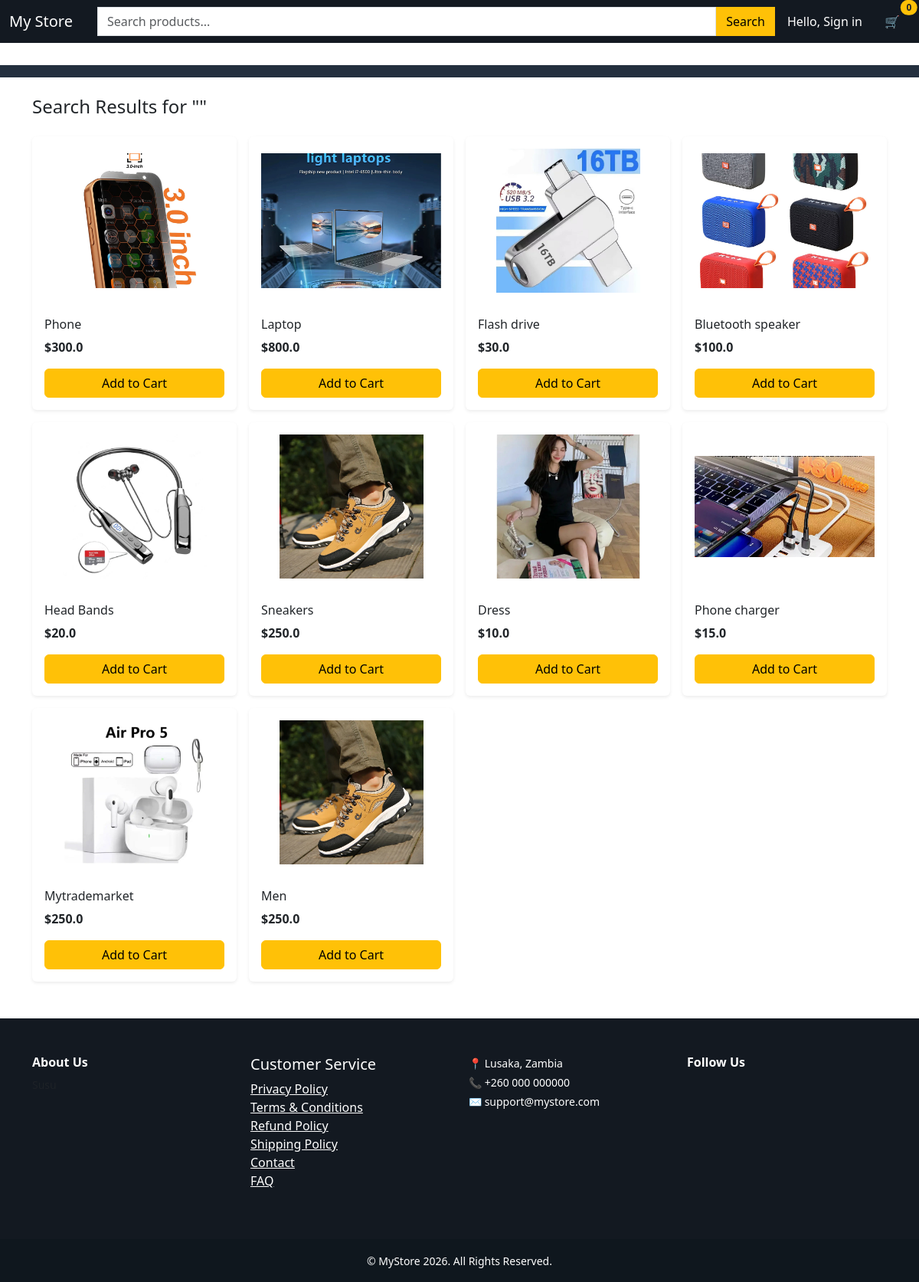
Screenshot of /search with the database file from the repository.
### tables this page shows
CREATE TABLE products (
    id INTEGER PRIMARY KEY AUTOINCREMENT,
    name TEXT,
    price REAL,
    description TEXT,
    image TEXT
, category_id INTEGER, stock INTEGER DEFAULT 0, supplier TEXT, supplier_id TEXT, supplier_price REAL, is_hot INTEGER DEFAULT 0, is_featured INTEGER DEFAULT 0, is_new INTEGER DEFAULT 0);

CREATE TABLE settings (
id INTEGER PRIMARY KEY,
store_name TEXT,
store_email TEXT,
store_phone TEXT,
store_address TEXT,
footer_about TEXT,
facebook TEXT,
instagram TEXT,
twitter TEXT,
youtube TEXT,
tiktok TEXT,
whatsapp TEXT,
google_analytics TEXT,
privacy_policy_page TEXT,
terms_page TEXT,
refund_page TEXT,
shipping_page TEXT,
contact_page TEXT,
faq_page TEXT,
logo TEXT
);

### routes/products.py (the view)
@products_bp.route("/search")
def search():
    query = request.args.get("q","")
    conn = get_db()
    products = conn.execute("SELECT * FROM products WHERE name LIKE ?", ("%"+query+"%",)).fetchall()
    return render_template("search_results.html", products=products, query=query)

### app.py (called while the page is built)
@app.context_processor
def inject_settings():
    conn = get_db()
    settings = conn.execute(
        "SELECT * FROM settings WHERE id=1"
    ).fetchone()
    return dict(settings=settings)

### models/database.py (called while the page is built)
def get_db():
    if "db" not in g:
        g.db = sqlite3.connect(DATABASE)
        g.db.row_factory = sqlite3.Row
    return g.db

### templates/search_results.html (shortened to what this page needs)
{% extends "base.html" %}
{% block content %}
<h4 class="mb-4">Search Results for "{{ query }}"</h4>
<div class="row g-3">
{% for product in products %}
<div class="col-6 col-md-4 col-lg-3">
<div class="card border-0 shadow-sm h-100">
<img src="{{ url_for('static', filename='uploads/' ~ product.image) }}"
class="card-img-top p-3"
style="height:220px; object-fit:contain;">
<div class="card-body">
<h6>{{ product.name }}</h6>
<p class="fw-bold">${{ product.price }}</p>
<button class="btn btn-warning w-100 add-to-cart"
data-id="{{ product.id }}">
Add to Cart
</button>
</div>
</div>
</div>
{% endfor %}
</div>
{% endblock %}

### templates/base.html (shortened to what this page needs)
<!DOCTYPE html>
<html lang="en">
<head>
    <link href="https://cdn.jsdelivr.net/npm/bootstrap@5.3.2/dist/css/bootstrap.min.css" rel="stylesheet">
<link rel="stylesheet" href="https://cdn.jsdelivr.net/npm/bootstrap-icons@1.11.1/font/bootstrap-icons.css">
</head>
<body>
<nav class="navbar navbar-expand-lg navbar-dark fixed-top" style="background:#131921; z-index:1050;">
  <div class="container-fluid">
   <a class="navbar-brand" href="/">
    {% if settings and settings.logo %}
        <img src="{{ url_for('static', filename='uploads/' ~ settings.logo) }}" height="40">
    {% else %}
        My Store
    {% endif %}
</a>
    <form class="d-flex flex-grow-1 mx-3 position-relative" action="/search" method="GET">
<input
class="form-control rounded-0"
type="search"
name="q"
id="search-input"
placeholder="Search products..."
autocomplete="off">
<button class="btn btn-warning rounded-0" type="submit">
Search
</button>
</form>
    <div class="d-flex align-items-center">
      {% if session.get("customer_id") %}
      <div class="dropdown me-3">
        <a class="text-white dropdown-toggle text-decoration-none" href="#" role="button" data-bs-toggle="dropdown">
          Hello, {{ session.get("customer_name") }}
        </a>
        <ul class="dropdown-menu">
          <li><a class="dropdown-item" href="/my_orders">My Orders</a></li>
          <li><a class="dropdown-item" href="/logout">Logout</a></li>
        </ul>
      </div>
      {% else %}
        <a href="/login" class="text-white me-3 text-decoration-none">Hello, Sign in</a>
      {% endif %}
      <button class="btn text-white position-relative" data-bs-toggle="modal" data-bs-target="#cartModal">
        🛒
        <span id="cart-count" class="position-absolute top-0 start-100 translate-middle badge rounded-pill bg-warning text-dark">0</span>
      </button>
    </div>
  </div>
</nav>
<div style="background:#232F3E;">
  <div class="container">
    <ul class="nav py-2 overflow-auto">
    </ul>
  </div>
</div>
<div class="container mt-4">
    {% block content %}{% endblock %}
</div>
<footer class="mt-5 text-white" style="background:#131921;">
  <div class="container py-5">
    <div class="row">
      <div class="col-md-3 mb-4">
        <h6 class="fw-bold">About Us</h6>
        <p class="small text-muted">
        </p>
      </div>
      <div class="col-md-3">
        <h5>Customer Service</h5>
        <ul class="list-unstyled">
          <li>
            <a href="{{ settings.privacy_policy_page or '/page/privacy-policy' }}" class="text-white">
              Privacy Policy
            </a>
          </li>
          <li>
            <a href="{{ settings.terms_page or '/page/terms' }}" class="text-white">
              Terms & Conditions
            </a>
          </li>
          <li>
            <a href="{{ settings.refund_page or '/page/refund-policy' }}" class="text-white">
              Refund Policy
            </a>
          </li>
          <li>
            <a href="{{ settings.shipping_page or '/page/shipping-policy' }}" class="text-white">
              Shipping Policy
            </a>
          </li>
          <li>
            <a href="{{ settings.contact_page or '/page/contact' }}" class="text-white">
              Contact
            </a>
          </li>
          <li>
            <a href="{{ settings.faq_page or '/page/faq' }}" class="text-white">
              FAQ
            </a>
          </li>
        </ul>
      </div>
      <div class="col-md-3">
        <p class="small mb-1">
        📍 {{ settings.store_address or "Lusaka, Zambia" }}
        </p>
        <p class="small mb-1">
        📞 {{ settings.store_phone or "+260 000 000000" }}
        </p>
        <p class="small mb-3">
        ✉ {{ settings.store_email or "support@mystore.com" }}
        </p>
      </div>
      <div class="col-md-3">
        <h6 class="fw-bold">Follow Us</h6>
      </div>
    </div>
  </div>
  <div class="text-center py-3" style="background:#0f171e;">
    <small>
      © {{ settings.store_name or "MyStore" }} 2026. All Rights Reserved.
    </small>
  </div>
</footer>
</body>
</html>

### templates/base.html (style rules this page uses)
body { padding-top: 85px; }

### rows the page displays
products: image (picture), name "Phone", price "300.0"
products: image (picture), name "Laptop", price "800.0"
products: image (picture), name "Flash drive", price "30.0"
products: image (picture), name "Bluetooth speaker", price "100.0"
products: image (picture), name "Head Bands", price "20.0"
products: image (picture), name "Sneakers", price "250.0"
products: image (picture), name "Dress", price "10.0"
products: image (picture), name "Phone charger", price "15.0"
products: image (picture), name "Mytrademarket", price "250.0"
products: image (picture), name "Men", price "250.0"
settings: store_address "Lusaka, Zambia", store_phone "+260 000 000000", store_email "support@mystore.com", store_name "MyStore"
